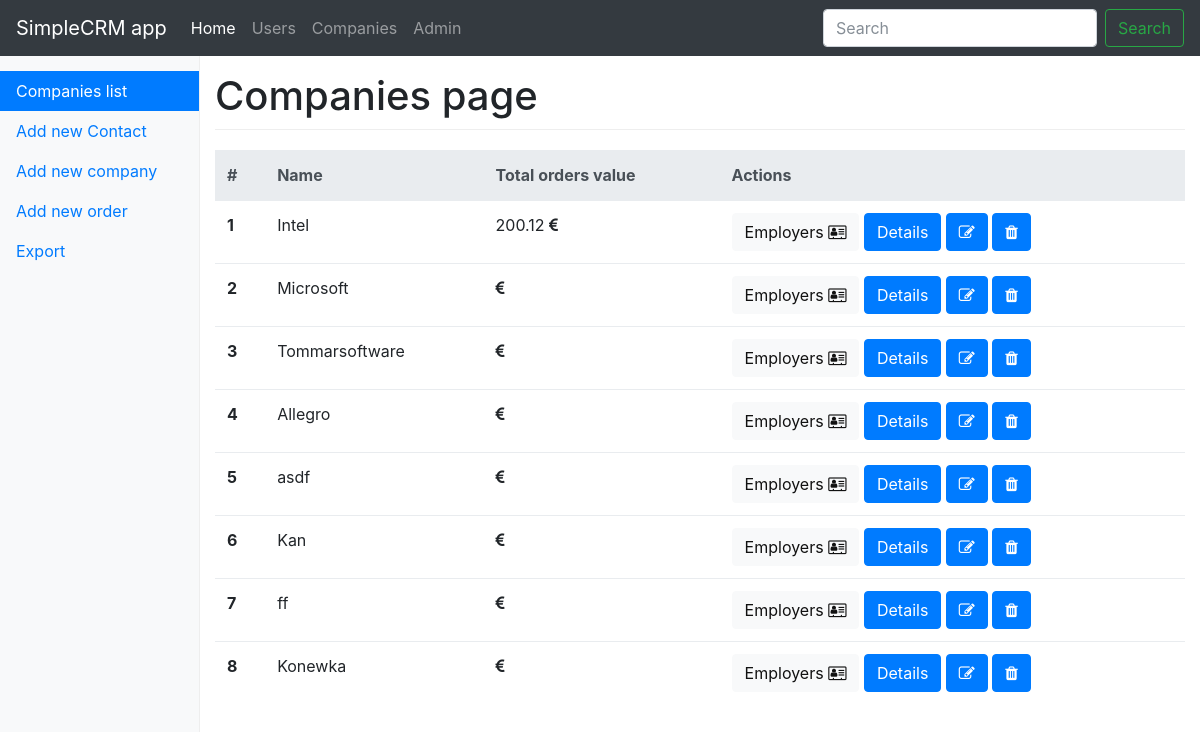
Before: /mycrm/company/ with the older database file.
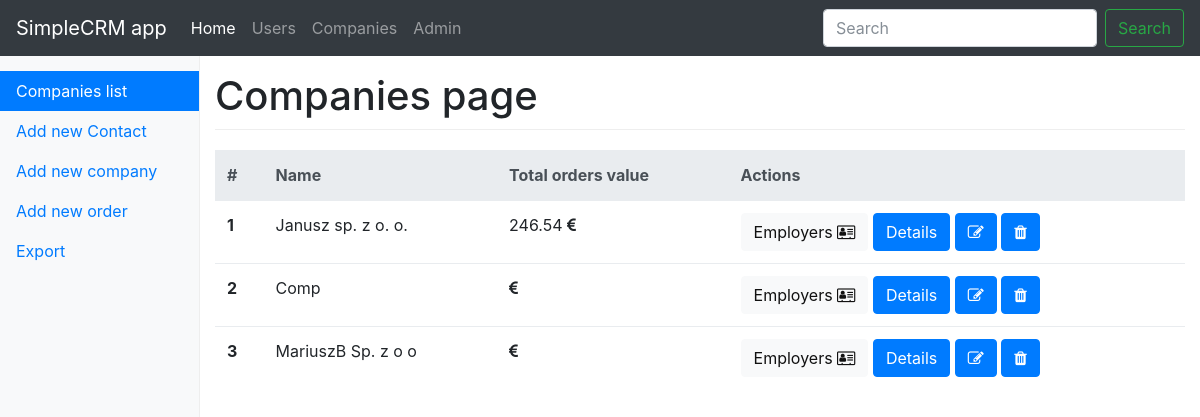
After: the same page with the newer database file.
### mycrm/models.py (models this page shows, shortened)
class Company(models.Model):
    name = models.CharField(max_length=200)
    description = models.TextField(max_length=2000)
    picture = models.CharField(max_length=500)
    ranking_position = models.IntegerField(default=0)
    class Meta:
        verbose_name = 'Company'
        verbose_name_plural = 'Companies'

class Order(models.Model):
    name = models.CharField(max_length=500)
    description = models.TextField(max_length=2000)
    value = models.DecimalField(max_digits=12, decimal_places=2) #value in euro
    payment_status = models.BooleanField(default=False) #true if client already pait us for order
    date_created = models.DateField() #date created
    project_is_finished = models.BooleanField(default=False) #tells if project is finished
    company = models.ForeignKey(Company) #for who we make project
    @property
    def sum_quantity(self):
        total=sum([obj.value for obj in Order.objects.filter(company=self.company.pk)])
        return total
    class Meta:
        verbose_name = 'Order'
        verbose_name_plural = 'Orders'

### mycrm/views.py (the view)
class CompaniesListView(ListView):
    model = models.Company
    template_name = 'company/company.html'
    def get_context_data(self, **kwargs):
        context = super(CompaniesListView, self).get_context_data(**kwargs)
        context['tomek']= 0
        context['count']=0
        print(kwargs)
        return context

### mycrm/templates/company/company.html
{% extends 'base.html' %}
{% block sidebar_content %}
{% include '_companies_bar.html' %}
{% endblock %}
{% block content %}
<h1>Companies page</h1>
    <table class="table">
      <thead class="thead-light">
        <tr>
          <th scope="col">#</th>
          <th scope="col">Name</th>
          <th scope="col">Total orders value</th>
          <th scope="col">Actions</th>
        </tr>
      </thead>
      <tbody>
{% for company in object_list %}
        <tr>
          <th scope="row">{{ forloop.counter }}</th>
          <td>{{ company.name }}</td>
          <td>{{ company.order_set.last.sum_quantity }} <i class="fa fa-eur" aria-hidden="true"></i></td>
          <td>
              <a class="btn btn-light" href="{% url 'mycrm:detail' company.pk %}">Employers <i class="fa fa-address-card-o" aria-hidden="true"></i></a>
              <a class="btn btn-primary" href="{% url 'mycrm:detail' company.pk %}" role="button">Details</a>
              <a class="btn btn-primary" href="{% url 'mycrm:company_edit' company.pk %}" role="button"><i class="fa fa-pencil-square-o" aria-hidden="true"></i></a>
              <a class="btn btn-primary" href="{% url 'mycrm:company_delete' company.pk %}" role="button"><i class="fa fa-trash" aria-hidden="true"></i></a>
          </td>
        </tr>
{% endfor %}
      </tbody>
    </table>
{% endblock %}

### mycrm/templates/base.html (shortened to what this page needs)
<!DOCTYPE html>
<html lang="en">
<head>
    {% load static %}
    <link rel="stylesheet" href="{% static "css/bootstrap.min.css" %}">
    <link rel="stylesheet" href="{% static "css/font-awesome.min.css" %}">
    <link rel="stylesheet" href="{% static "css/dashboard.css" %}">
</head>
<body>
{% include '_navbar.html' %}
    <div class="container-fluid">
      <div class="row">
       <nav class="col-sm-3 col-md-2 d-none d-sm-block bg-light sidebar">
           {% block sidebar_content %}
           {% endblock %}
        </nav>
          <main role="main" class="col-sm-9 ml-sm-auto col-md-10 pt-3">
                {% block content %}
                {% endblock %}
          </main>
      </div>
    </div>
</body>
</html>

### mycrm/templates/_navbar.html (shortened to what this page needs)
<header>
      <nav class="navbar navbar-expand-md navbar-dark fixed-top bg-dark">
        <a class="navbar-brand" href="#">SimpleCRM app</a>
        <div class="collapse navbar-collapse" id="navbarsExampleDefault">
          <ul class="navbar-nav mr-auto">
            <li class="nav-item active">
              <a class="nav-link" href="/">Home<span class="sr-only">(current)</span></a>
            </li>
            <li class="nav-item">
              <a class="nav-link" href="{% url 'mycrm:user' %}">Users</a>
            </li>
            <li class="nav-item">
              <a class="nav-link" href="{% url 'mycrm:company' %}">Companies</a>
            </li>
            <li class="nav-item">
              <a class="nav-link" href="/admin">Admin</a>
            </li>
          </ul>
          <form class="form-inline mt-2 mt-md-0">
            <input class="form-control mr-sm-2" type="text" placeholder="Search" aria-label="Search">
            <button class="btn btn-outline-success my-2 my-sm-0" type="submit">Search</button>
          </form>
        </div>
      </nav>
</header>

### mycrm/templates/_companies_bar.html
<ul class="nav nav-pills flex-column">
    <li class="nav-item">
        <a class="nav-link {% if request.resolver_match.url_name == "company" %} active {% endif %}" href="{% url 'mycrm:company' %}">
          Companies list
          <span class="sr-only">(current)</span></a>
    </li>
    <li class="nav-item">
      <a class="nav-link {% if request.resolver_match.url_name == "contact_add" %} active {% endif %}" href="{% url 'mycrm:contact_add' %}">
          Add new Contact
          <span class="sr-only">(current)</span></a>
    </li>
    <li class="nav-item">
      <a class="nav-link {% if request.resolver_match.url_name == "company_add" %} active {% endif %}" href="{% url 'mycrm:company_add' %}">
          Add new company
      </a>
    </li>
    <li class="nav-item">
      <a class="nav-link " href="{% url 'mycrm:order_add' %}">
          Add new order
      </a>
    </li>
    <li class="nav-item">
      <a class="nav-link" href="#">
          Export
      </a>
    </li>
 </ul>

### mycrm/static/css/dashboard.css (style rules this page uses)
body { padding-top: 3.5rem; }
h1 { padding-bottom: 9px; margin-bottom: 20px; border-bottom: 1px solid #eee; }
.sidebar { position: fixed; top: 51px; bottom: 0; left: 0; z-index: 1000; padding: 20px 0; overflow-x: hidden; overflow-y: auto; border-right: 1px solid #eee; }
.sidebar .nav { margin-bottom: 20px; }
.sidebar .nav-item { width: 100%; }
.sidebar .nav-item + .nav-item { margin-left: 0; }
.sidebar .nav-link { border-radius: 0; }

Changed rows visible on the page:
removed Company: name "Allegro"
removed Company: name "asdf"
removed Company: name "Kan"
removed Company: name "ff"
removed Company: name "Konewka"
changed Company: name "Intel" → "Janusz sp. z o. o."; order_set.last.sum_quantity "200.12" → "246.54"
changed Company: name "Microsoft" → "Comp"
changed Company: name "Tommarsoftware" → "MariuszB Sp. z o o"
